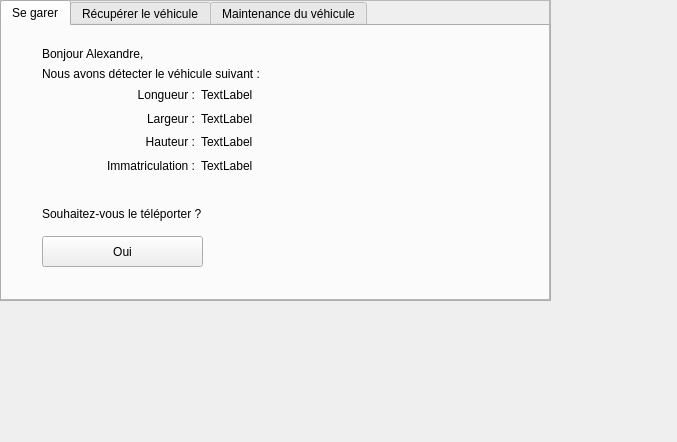
<?xml version="1.0" encoding="UTF-8"?>
<ui version="4.0">
 <class>consumer_home</class>
 <widget class="QMainWindow" name="consumer_home">
  <property name="geometry">
   <rect>
    <x>0</x>
    <y>0</y>
    <width>677</width>
    <height>442</height>
   </rect>
  </property>
  <property name="windowTitle">
   <string>MainWindow</string>
  </property>
  <widget class="QWidget" name="centralwidget">
   <widget class="QFrame" name="frame">
    <property name="enabled">
     <bool>true</bool>
    </property>
    <property name="geometry">
     <rect>
      <x>0</x>
      <y>0</y>
      <width>551</width>
      <height>301</height>
     </rect>
    </property>
    <property name="autoFillBackground">
     <bool>false</bool>
    </property>
    <property name="frameShape">
     <enum>QFrame::StyledPanel</enum>
    </property>
    <property name="frameShadow">
     <enum>QFrame::Raised</enum>
    </property>
    <widget class="QTabWidget" name="tabWidget">
     <property name="enabled">
      <bool>true</bool>
     </property>
     <property name="geometry">
      <rect>
       <x>0</x>
       <y>0</y>
       <width>551</width>
       <height>301</height>
      </rect>
     </property>
     <property name="currentIndex">
      <number>0</number>
     </property>
     <widget class="QWidget" name="tab">
      <property name="enabled">
       <bool>true</bool>
      </property>
      <attribute name="title">
       <string>Se garer</string>
      </attribute>
      <widget class="QWidget" name="gridLayoutWidget">
       <property name="geometry">
        <rect>
         <x>100</x>
         <y>60</y>
         <width>191</width>
         <height>88</height>
        </rect>
       </property>
       <layout class="QGridLayout" name="gridLayout">
        <item row="3" column="0">
         <widget class="QLabel" name="txt_imm">
          <property name="text">
           <string>Immatriculation :</string>
          </property>
          <property name="alignment">
           <set>Qt::AlignRight|Qt::AlignTrailing|Qt::AlignVCenter</set>
          </property>
         </widget>
        </item>
        <item row="3" column="1">
         <widget class="QLabel" name="txt_immv">
          <property name="text">
           <string>TextLabel</string>
          </property>
         </widget>
        </item>
        <item row="0" column="0">
         <widget class="QLabel" name="txt_lng">
          <property name="text">
           <string>Longueur :</string>
          </property>
          <property name="alignment">
           <set>Qt::AlignRight|Qt::AlignTrailing|Qt::AlignVCenter</set>
          </property>
         </widget>
        </item>
        <item row="1" column="0">
         <widget class="QLabel" name="txt_lrg">
          <property name="text">
           <string>Largeur :</string>
          </property>
          <property name="alignment">
           <set>Qt::AlignRight|Qt::AlignTrailing|Qt::AlignVCenter</set>
          </property>
         </widget>
        </item>
        <item row="0" column="1">
         <widget class="QLabel" name="txt_lngv">
          <property name="text">
           <string>TextLabel</string>
          </property>
         </widget>
        </item>
        <item row="2" column="0">
         <widget class="QLabel" name="txt_hau">
          <property name="text">
           <string>Hauteur :</string>
          </property>
          <property name="alignment">
           <set>Qt::AlignRight|Qt::AlignTrailing|Qt::AlignVCenter</set>
          </property>
         </widget>
        </item>
        <item row="1" column="1">
         <widget class="QLabel" name="txt_lrgv">
          <property name="text">
           <string>TextLabel</string>
          </property>
         </widget>
        </item>
        <item row="2" column="1">
         <widget class="QLabel" name="txt_hauv">
          <property name="text">
           <string>TextLabel</string>
          </property>
         </widget>
        </item>
       </layout>
      </widget>
      <widget class="QLabel" name="label_10">
       <property name="geometry">
        <rect>
         <x>40</x>
         <y>40</y>
         <width>221</width>
         <height>16</height>
        </rect>
       </property>
       <property name="text">
        <string>Nous avons détecter le véhicule suivant :</string>
       </property>
      </widget>
      <widget class="QLabel" name="label_11">
       <property name="geometry">
        <rect>
         <x>40</x>
         <y>180</y>
         <width>221</width>
         <height>16</height>
        </rect>
       </property>
       <property name="text">
        <string>Souhaitez-vous le téléporter ?</string>
       </property>
      </widget>
      <widget class="QPushButton" name="btn_teleport">
       <property name="geometry">
        <rect>
         <x>40</x>
         <y>210</y>
         <width>161</width>
         <height>31</height>
        </rect>
       </property>
       <property name="text">
        <string>Oui</string>
       </property>
      </widget>
      <widget class="QLabel" name="label">
       <property name="geometry">
        <rect>
         <x>40</x>
         <y>20</y>
         <width>241</width>
         <height>16</height>
        </rect>
       </property>
       <property name="text">
        <string>Bonjour Alexandre,</string>
       </property>
      </widget>
     </widget>
     <widget class="QWidget" name="tab_2">
      <attribute name="title">
       <string>Récupérer le véhicule</string>
      </attribute>
      <widget class="QPushButton" name="pushButton">
       <property name="geometry">
        <rect>
         <x>100</x>
         <y>170</y>
         <width>291</width>
         <height>51</height>
        </rect>
       </property>
       <property name="text">
        <string>Récupérer maintenant</string>
       </property>
      </widget>
      <widget class="QLabel" name="label_9">
       <property name="geometry">
        <rect>
         <x>30</x>
         <y>80</y>
         <width>431</width>
         <height>51</height>
        </rect>
       </property>
       <property name="text">
        <string>Votre véhicule immaticulé 12-ABS-31  est actuellement dans notre parking.</string>
       </property>
       <property name="alignment">
        <set>Qt::AlignCenter</set>
       </property>
      </widget>
     </widget>
     <widget class="QWidget" name="tab_3">
      <attribute name="title">
       <string>Maintenance du véhicule</string>
      </attribute>
     </widget>
    </widget>
   </widget>
   <widget class="QFrame" name="frame_2">
    <property name="geometry">
     <rect>
      <x>-1</x>
      <y>-1</y>
      <width>551</width>
      <height>301</height>
     </rect>
    </property>
    <property name="frameShape">
     <enum>QFrame::StyledPanel</enum>
    </property>
    <property name="frameShadow">
     <enum>QFrame::Raised</enum>
    </property>
   </widget>
  </widget>
 </widget>
 <resources/>
 <connections/>
</ui>
